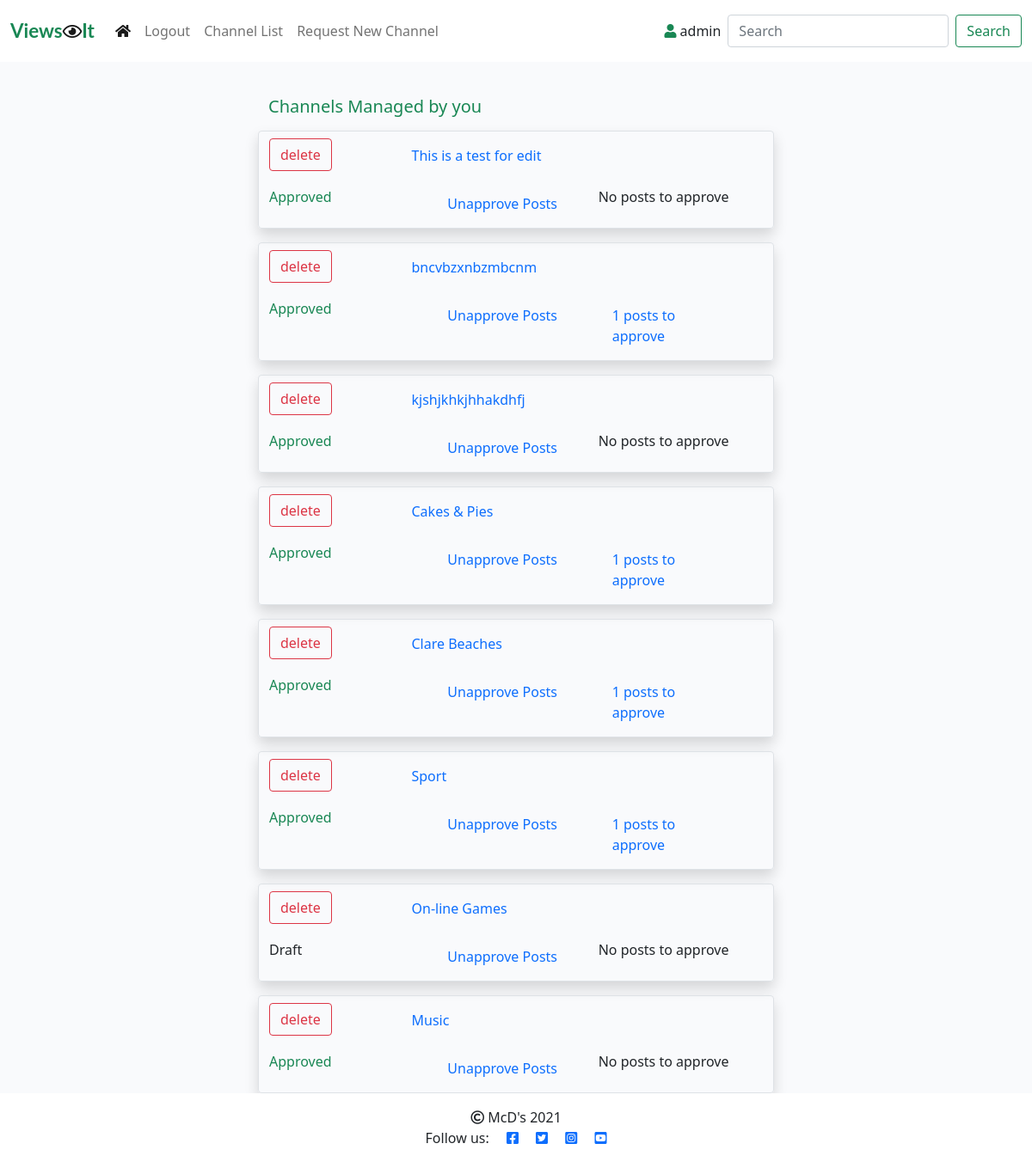
The app's page /channel_manage/ (signed in) with its own data.
### viewsit_app/models.py (models this page shows, shortened)
class Channel(models.Model):
    topic = models.CharField(max_length=50)
    topic_url = models.SlugField(max_length=50, unique=True)
    description = models.CharField(max_length=200)
    author = models.ForeignKey(User, on_delete=models.CASCADE,
                               related_name="channels")
    created_on = models.DateTimeField(auto_now_add=True)
    updated_on = models.DateTimeField(auto_now=True)
    status = models.IntegerField(choices=STATUS, default=0)
    class Meta:
        ordering = ['-created_on']

### viewsit_app/views.py (the view)
# urls.py: path('channel_manage/', views.ChannelManage.as_view(),
class ChannelManage(generic.ListView):
    def get(self, request, *args, **kwargs):
        if not request.user.is_authenticated:
            return redirect('home')
        num_unapproved = Count('channelposts', filter=Q(channelposts__status__lte=0))
        queryset = Channel.objects.filter(author=request.user).order_by("-created_on").annotate(num_unapproved=num_unapproved)
        return render(
            request,
            "channel_manage.html",
            {
                "channel_list": queryset,
            },
        )

### templates/channel_manage.html (shortened to what this page needs)
{% extends "base.html" %}
{% block content %}
<div class="container-fluid">
    <div class="row">
        <div class="col-sm-6 mt-3 offset-md-3">
            <h5 class="mt-3 text-success">Channels Managed by you</h5>
            {% for channel in channel_list %}
                <div class="row border rounded shadow mt-3">
                    <div class="col-3 mt-2 mb-2">
                        <button type="button" class="btn btn-outline-danger" data-bs-toggle="modal" data-bs-target="#confirmManageDelete">delete</button>
                    </div>
                    <div class="col mt-2 mb-2 text-left" ><a class="nav-link" href="{% url 'channel_form' slug=channel.topic_url %}">
                        <p class="card-text">{{ channel.topic }}</p></a>
                    </div>
                    <div class="row">
                        {% if channel.status == 0 %}
                            <div class="col mt-2 mb-2 text-left">Draft</div>
                        {% else %}
                            <div class="col mt-2 mb-2 text-success text-left">Approved</div>
                        {% endif %}
                        <div class="col mt-2 mb-2 text-left" ><a class="nav-link" href="{% url 'channel_post_approve' slug=channel.topic_url post_approval_type='Unapprove' %}">
                            Unapprove Posts</a>
                        </div>
                        {% if channel.num_unapproved %}
                        <div class="col mt-2 mb-2 text-left"><a class="nav-link" href="{% url 'channel_post_approve' slug=channel.topic_url post_approval_type='Approve' %}">
                            {{ channel.num_unapproved }} posts to approve</a></div>
                        {% else %}
                        <div class="col mt-2 mb-2 text-left">No posts to approve</div>
                        {% endif %}
                    </div>
                </div>
            {% empty %}
                <div><h4>You currently don't manage any channels.</h4></div>
            {% endfor %}
        </div>
    </div>
</div>
{%endblock%}

### templates/base.html (shortened to what this page needs)
{% load static %}
<!DOCTYPE html>
<html class="h-100" lang="en">
<head>
    <link rel="stylesheet" href="https://cdnjs.cloudflare.com/ajax/libs/font-awesome/5.15.3/css/all.min.css">
    <link href="https://cdn.jsdelivr.net/npm/bootstrap@5.0.1/dist/css/bootstrap.min.css" rel="stylesheet"
>
    <link href="https://cdn.jsdelivr.net/npm/summernote@0.8.18/dist/summernote.min.css" rel="stylesheet">
    <link rel="stylesheet" href="{% static 'css/style.css' %}">
</head>
<body class="d-flex flex-column h-100 main-bg">
    <nav class="navbar navbar-expand-lg navbar-light fixed-top bg-white">
        <div class="container-fluid">
            <a class="navbar-brand" href="{% url 'home' %}"><span class="brand text-success">
                Views</span><i class="far fa-eye"></i><span class=" brand text-success">It</span></a>
            <div class="collapse navbar-collapse" id="navbarText">
                <ul class="navbar-nav me-auto mb-2 mb-lg-0">
                    <li class="nav-item">
                        <a class="nav-link active" aria-current="page" href="{% url 'channel_view_all' %}"><i class="fas fa-home"></i></a>
                    </li>
                    {% if user.is_authenticated %}
                    <li class="nav-item">
                        <a class="nav-link" href="{% url 'logout_user' %}">Logout</a>
                    </li>
                    {% endif %}
                    <li class="nav-item">
                        <a class="nav-link" href="{% url 'channel_list' %}">Channel List</a>
                    </li>
                    {% if user.is_authenticated and "channel_manage" in request.path %}
                    <li class="nav-item">
                        <a class="nav-link" href="{% url 'channel_form' %}">Request New Channel</a>
                    </li>
                    {% endif %}
                </ul>
                {% if user.is_authenticated %}
                    <p class="nav-item muted-text mt-3 me-2" id="navbarText"><i class="fas fa-user text-success"></i> {{ user }}</p>
                {% endif %}
                {% if not search_place_holder and not channel_topic_url%}
                    <span class="navbar-nav ml-auto mr-auto">
                        <form class="d-flex" action="{% url 'channel_view_search' %}" method="get">
                            <input class="form-control me-2" type="search" placeholder="Search" aria-label="Search" name="search_string">
                            <button class="btn btn-outline-success" type="submit">Search</button>
                        </form>
                    </span>
                {% endif %}
            </div>
        </div>
    </nav>
    <main class="flex-shrink-0 main-bg">
        {% block content %}
        {% endblock content %}
    </main>
   <footer class="footer mt-auto py-3 bg-white">
        <p class="m-0 text-center"><i class="far fa-copyright"></i>    McD's 2021</p>
        <p class="m-0 text-center"> Follow us:
            <a href="https://facebook.com" target="_blank" rel="no-opener" ><i class="fab fa-facebook-square ms-3"></i></a>
            <a href="https://twitter.com" target="_blank" rel="no-opener" ><i class="fab fa-twitter-square ms-3"></i></a>
            <a href="https://instagram.com" target="_blank" rel="no-opener" ><i class="fab fa-instagram-square ms-3"></i></a>
            <a href="https://youtube.com" target="_blank" rel="no-opener" ><i class="fab fa-youtube-square ms-3"></i></a>
        </p>
    </footer>
</body>
</html>

### static/css/style.css (style rules this page uses)
body { padding-top: 80px; }
.brand { font-family: Lato, sans-serif; font-size: 1.4rem; font-weight: 700; color: #4A4A4F; }
.main-bg { background-color: #F9FAFC; }

### records on screen
Channel: topic "This is a test for edit", status "Approved", shows "No posts to approve"
Channel: topic "bncvbzxnbzmbcnm", status "Approved", num_unapproved "1"
Channel: topic "kjshjkhkjhhakdhfj", status "Approved", shows "No posts to approve"
Channel: topic "Cakes & Pies", status "Approved", num_unapproved "1"
Channel: topic "Clare Beaches", status "Approved", num_unapproved "1"
Channel: topic "Sport", status "Approved", num_unapproved "1"
Channel: topic "On-line Games", status "Draft", shows "No posts to approve"
Channel: topic "Music", status "Approved", shows "No posts to approve"

### other values on screen
{{ user }} "admin"
